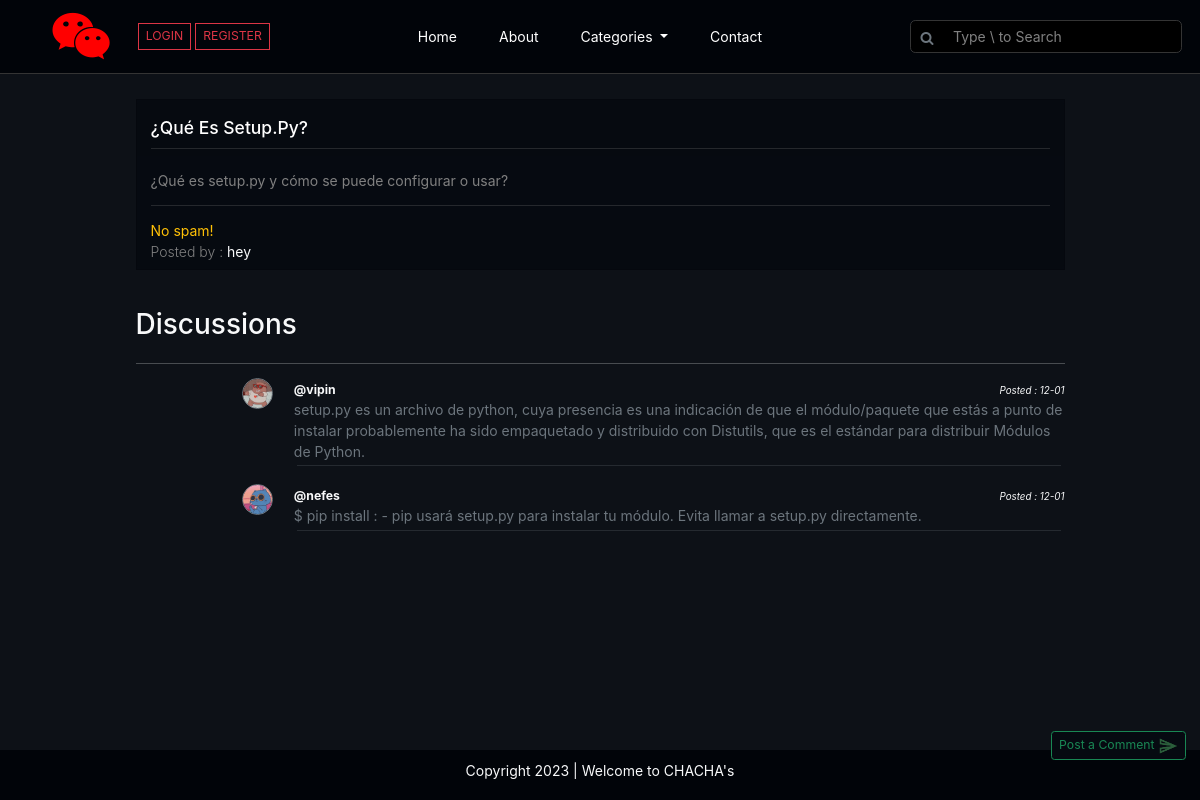
The app's page /thread.php?threadid=1 with its own data.
### tables this page shows
CREATE TABLE `threads` (
  `threads_id` int(255) NOT NULL,
  `threads_title` varchar(100) NOT NULL,
  `threads_desc` text NOT NULL,
  `threads_cat_id` int(255) NOT NULL,
  `threads_user_id` int(255) NOT NULL,
  `threads_reg_date` datetime DEFAULT current_timestamp()
);

CREATE TABLE `users` (
  `id` int(255) NOT NULL,
  `username` varchar(255) NOT NULL,
  `user_email` varchar(30) NOT NULL,
  `password` varchar(255) NOT NULL,
  `user_image` varchar(255) NOT NULL,
  `timestamp` datetime NOT NULL DEFAULT current_timestamp()
);

CREATE TABLE `comments` (
  `comment_id` int(255) NOT NULL,
  `comment_content` text NOT NULL,
  `thread_id` int(255) NOT NULL,
  `comment_by` int(255) NOT NULL,
  `comment_on_id` int(255) NOT NULL,
  `active` int(255) NOT NULL,
  `comment_date` datetime NOT NULL DEFAULT current_timestamp()
);

### thread.php (the view, shortened to what this page needs)
<!DOCTYPE html>
<html lang="en">
<head>
    <link rel="stylesheet" href="https://cdn.jsdelivr.net/npm/bootstrap@5.2.3/dist/css/bootstrap.min.css">
    <link rel="stylesheet" href="https://cdnjs.cloudflare.com/ajax/libs/font-awesome/6.0.0/css/all.min.css" />
    <link rel='stylesheet' href='https://cdnjs.cloudflare.com/ajax/libs/font-awesome/4.7.0/css/font-awesome.min.css'>
    <link rel="stylesheet" href="css_js/style.css">
</head>
<body>
    <div class="container-fluid p-0 thread-page" id="maincontainer">
        <?php include 'partials/_header.php'; ?>
        <?php
        $id = $_GET["threadid"];
        $sql = "select * from threads where threads_id=$id";
        $result = mysqli_query($con, $sql);
        while ($row = mysqli_fetch_assoc($result)) {
            $title = $row["threads_title"];
            $desc = $row["threads_desc"];
            $user_id = $row["threads_user_id"];
            $sql3 = "select * from users where id=$user_id";
            $result3 = mysqli_query($con, $sql3);
            $row3 = mysqli_fetch_assoc($result3);
        }
        ?>
        <div class="container my-4">
            <div class="row">
                <div class="col-md-10 mx-auto">
                    <div class="card my-1 rounded-0 thread-welcome">
                        <div class="card-header border-0">
                            <h5><span class="text-capitalize"><?php echo $title; ?></span></h5>
                            <hr>
                        </div>
                        <div class="card-body border-0">
                            <p><?php echo $desc; ?></p>
                            <hr>
                        </div>
                        <div class="card-footer border-0 pt-0">
                            <p class="m-0 text-warning">No spam!</p>
                            <span class="lead" style="font-size: 14px;">Posted by : <b class="text-light"><?= $row3["username"] ?></b></span>
                        </div>
                    </div>
                </div>
            </div>
        </div>
        <div class="position-fixed" style="bottom: 40px;right:14px;">
            <a href="#" class="fa-solid fa-up-long float-end" id="backtotop" onclick="document.body.scrollTop=0;document.documentElement.scrollTop=0;event.preventDefault()"></a><br>
            <button class="btn btn-sm btn-outline-success text-success" id="" type="button" style="background-color:#060a11;" data-bs-toggle="offcanvas" data-bs-target="#offcanvasBottom" aria-controls="offcanvasBottom">Post a Comment <img src="imgs/send-png-green.png" width="20px" alt=""></button>
        </div>
        <div class="container">
            <div class="row">
                <div class="col-md-10 mx-auto my-3">
                    <h2 class="text-light mb-4">Discussions</h2>
                    <hr class="text-light">
                    <?php
                    $id = $_GET["threadid"];
                    $sql = "select * from comments where thread_id=$id";
                    $result = mysqli_query($con, $sql);
                    $section = 0;
                    while ($row = mysqli_fetch_assoc($result)) {
                        $timestamp = strtotime($row["comment_date"]);
                        $date = date('d-m', $timestamp);
                        $content = $row["comment_content"];
                        $comment_by = $row["comment_by"];
                        $comment_id = $row["comment_id"];
                        $sql2 = "select * from users where id='$comment_by'";
                        $result2 = mysqli_query($con, $sql2);
                        $row2 = mysqli_fetch_assoc($result2);
                        $user_image = $row2["user_image"];
                        if ($section == $comment_id) {
                            echo ' <div class="row my-3" id="section' . $comment_id . '"  style="scroll-margin-top: 40vh;">
                                    <div class="col-2 d-flex justify-content-end align-items-start">
                                    <span class="rounded-5 border border-secondary overflow-hidden" style="width:31px;height:31px;">
                                    <img src="uploaded_img/' . $user_image . '" width="31px" alt="img">
                                    </span>
                                    </div>
                                    <div class="col-10 rounded-2" style="background-color:#010409;">
                                    <p class="m-0 text-light"><b><small>@' . $row2["username"] . '</small></b><i class="float-end"><small style="font-size:.7rem;">Posted : ' . $date . '</small></i></p>
                                    <p class="m-0 text-secondary">' . $content . '</p>
                                    <hr class="m-1 text-secondary">
                                    </div>
                                </div>';
                        } else {
                            echo ' <div class="row my-3">
                                    <div class="col-2 d-flex justify-content-end align-items-start">
                                    <span class="rounded-5 border border-secondary overflow-hidden" style="width:31px;height:31px;">
                                    <img src="uploaded_img/' . $user_image . '" width="31px" alt="img">
                                    </span>
                                    </div>
                                    <div class="col-10">
                                    <p class="m-0 text-light"><b><small>@' . $row2["username"] . '</small></b><i class="float-end"><small style="font-size:.7rem;">Posted : ' . $date . '</small></i></p>
                                    <p class="m-0 text-secondary">' . $content . '</p>
                                    <hr class="m-1 text-secondary">
                                    </div>
                                </div>';
                        }
                    }
                    ?>
                </div>
            </div>
        </div>
    </div>
    <?php include 'partials/_footer.php'; ?>
</body>
</html>

### css_js/style.css (style rules this page uses)
* { scroll-behavior: smooth; }
html,body { font-family: -apple-system, BlinkMacSystemFont, "Segoe UI", Roboto, Oxygen, Ubuntu, Cantarell, "Open Sans", "Helvetica Neue", sans-serif; font-size: 14px; height: 100vh; }
#maincontainer { background-color: #0d1117; min-height: calc(100vh - 50px); padding-bottom: 20px; }
::placeholder { color: grey !important; }
.thread-page .thread-welcome { background-color:#060a11 !important; }
.thread-page .thread-welcome h5 { color: white !important; margin: 10px 0px; }
.thread-page .thread-welcome hr { color: grey !important; margin: 0; padding: 0; }
.thread-page .thread-welcome .card-body, .thread-page .thread-welcome .card-footer { color: grey !important; }

### records on screen
threads: threads_title "¿Qué Es Setup.py?", threads_desc "¿Qué es setup.py y cómo se puede configurar o usar?"
users: username "hey"
comments: users.user_image (picture), users.username "vipin", comment_date "12-01", comment_content "setup.py es un archivo de python, cuya presencia es una indicación de que el módulo/paquete que estás a punto de instalar probablemente ha sido empaquetado y distribuido con Distutils, que es el estándar para distribuir Módulos de Python."
comments: users.user_image (picture), users.username "nefes", comment_date "12-01", comment_content "$ pip install : - pip usará setup.py para instalar tu módulo. Evita llamar a setup.py directamente."
